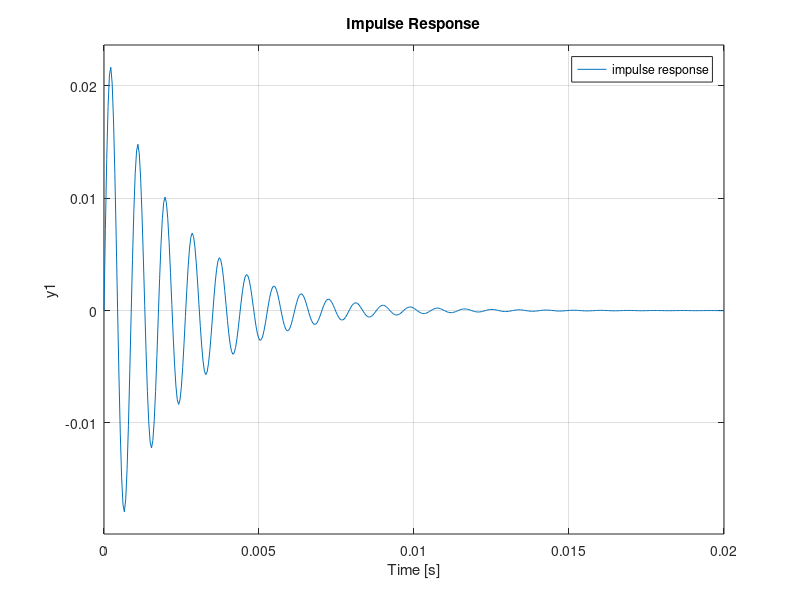
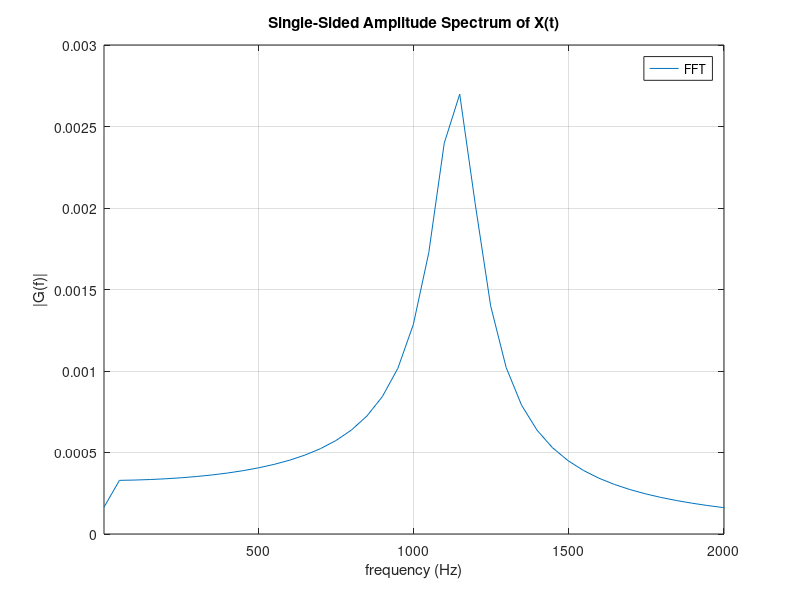
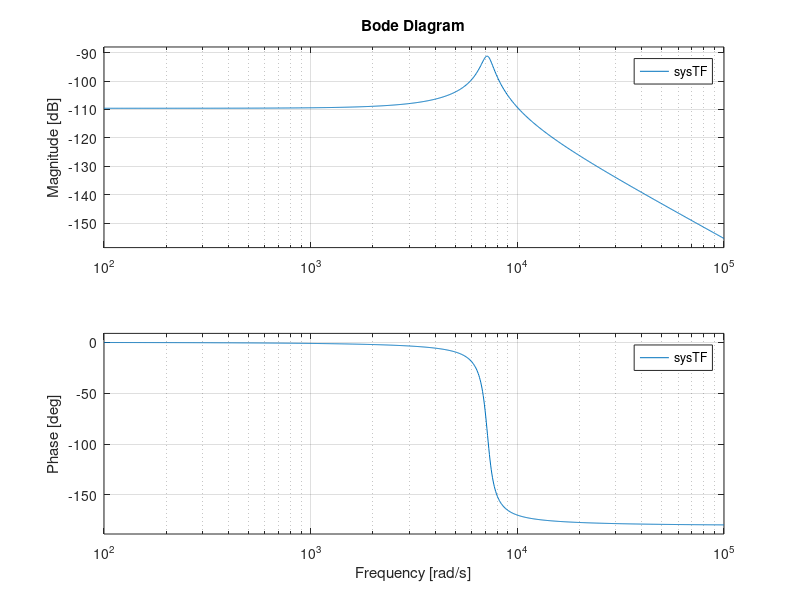

The MATLAB script that drew these images, in order:
%Under Damped Case Model
clc
clear all
close all
 
%% Given:
k=301250; %N/m
b=5.10227645396; %N/(m/s)

%Mass of PCB:
m=5.868*10^-3; %kg
%Mass of PCB + Mag:
%m=;

%% Construct State-Space
A=[0 1; -k/m -b/m];
B=[0; 1/m];
C=[1 0];
D=[0];

sys=ss(A,B,C,D)
figure(1);
impulse(sys);
grid on
[Dis,t] = impulse(sys);
legend('impulse response');


%% FFT 

%set up sampling Fs:
T2=t(2)-t(1);
Fs2=1/T2;
L2 = length(t);             % Length of signal
 

Y2 = fft(Dis);           %THE FFT IS SCALED BY A 1000
P22 = abs(Y2/L2);
P12 = P22(1:L2/2+1);
P12(2:end-1) = 2*P12(2:end-1);
f2 = Fs2*(0:(L2/2))/L2;

%% Plot The FFT
figure(2);
plot(f2,P12);
grid on
title('Single-Sided Amplitude Spectrum of X(t)');
xlabel('frequency (Hz)');
ylabel('|G(f)|');
legend('frequency response');
%ylim([0,20]);
xlim([0.1,2000]);
legend("FFT");

%% Construct a Transfer function

s = tf('s');
sysTF = 1/(m*s^2+b*s+k)
figure(3);
bode(sysTF);
grid on

